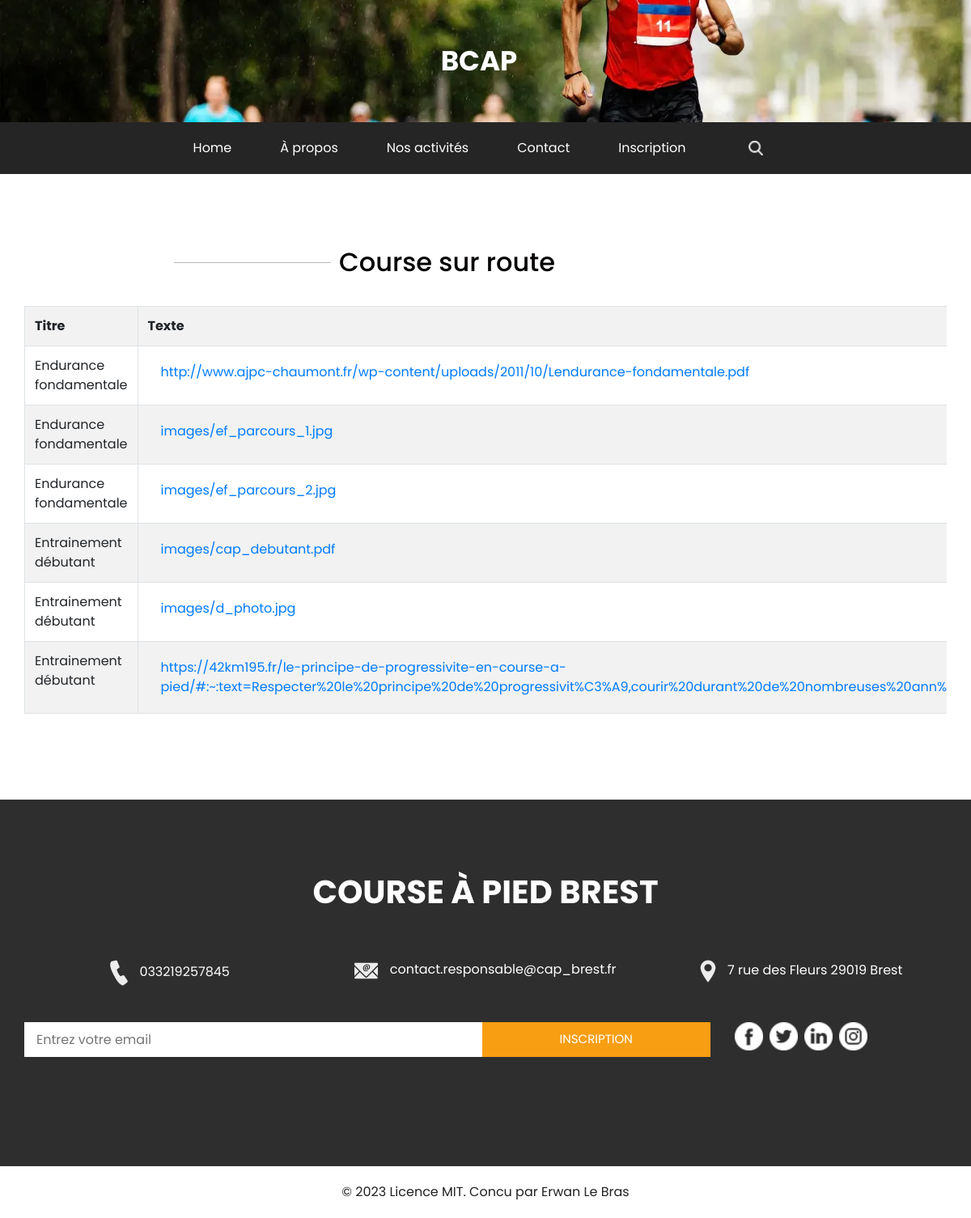
Page /pad.php?code=XXDRx83ac5z37fU on the committed database.
### tables this page shows
CREATE TABLE `t_pad_pad` (
  `pad_id` int(11) NOT NULL,
  `pad_code` char(15) NOT NULL,
  `pad_intitule` varchar(100) NOT NULL,
  `pad_date` date NOT NULL,
  `pad_description` varchar(500) NOT NULL,
  `pad_fichier_image` varchar(300) NOT NULL,
  `pad_etat` char(1) NOT NULL
);

CREATE TABLE `t_configuration_conf` (
  `conf_id` int(11) NOT NULL,
  `conf_nom` varchar(60) NOT NULL,
  `conf_description` varchar(500) NOT NULL,
  `conf_mot` varchar(500) NOT NULL,
  `conf_adresse_postale` varchar(150) NOT NULL,
  `conf_mail` varchar(200) NOT NULL,
  `conf_numero_telephone` char(12) NOT NULL
);

### pad.php (the view, shortened to what this page needs)
<!DOCTYPE html>
<html>
<head>
  <link rel="stylesheet" type="text/css"
    href="https://cdnjs.cloudflare.com/ajax/libs/OwlCarousel2/2.1.3/assets/owl.carousel.min.css" />
  <link rel="stylesheet" type="text/css" href="css/bootstrap.css" />
  <link href="css/style.css" rel="stylesheet" />
  <link href="css/responsive.css" rel="stylesheet" />
</head>
<body class="sub_page">
  <?php
  $mysqli = new mysqli('localhost', 'root', '', 'padlet');
  $requete = "SELECT * FROM t_configuration_conf;";
  $result1 = $mysqli->query($requete);
  $conf = $result1->fetch_assoc();
  ?>
  <div class="hero_area">
    <div class="brand_box">
      <a class="navbar-brand" href="index.php">
        <span>
          BCAP
        </span>
      </a>
    </div>
  </div>
  <section class="nav_section">
    <div class="container">
      <div class="custom_nav2">
        <nav class="navbar navbar-expand custom_nav-container ">
          <div class="collapse navbar-collapse" id="navbarSupportedContent">
            <div class="d-flex  flex-column flex-lg-row align-items-center">
              <ul class="navbar-nav  ">
                <li class="nav-item active">
                  <a class="nav-link" href="index.php">Home <span class="sr-only">(current)</span></a>
                </li>
                <li class="nav-item">
                  <a class="nav-link" href="about.html">À propos </a>
                </li>
                <li class="nav-item">
                  <a class="nav-link" href="activite.php">Nos activités </a>
                </li>
                <li class="nav-item">
                  <a class="nav-link" href="contact.html">Contact</a>
                </li>
                <li class="nav-item">
                  <a class="nav-link" href="inscription.php">Inscription</a>
              </ul>
              <form class="form-inline my-2 my-lg-0 ml-0 ml-lg-4 mb-3 mb-lg-0">
                <button class="btn  my-2 my-sm-0 nav_search-btn" type="submit"></button>
              </form>
            </div>
          </div>
        </nav>
      </div>
    </div>
  </section>
  <section class="contact_section layout_padding">
    <div class="offset-lg-2 col-md-10 offset-md-1">
      <div class="heading_container">
        <hr>
        <h2>
          <?php
            if(isset($_GET['code'])){
              $pad_code = $_GET['code'];
              $requete_pad = 'SELECT pad_intitule, pad_fichier_image FROM t_pad_pad WHERE pad_code ='.'"'.$pad_code.'"'.';';
              $requete = "SELECT pad_intitule, at_intitule, rsc_chemin, at_date, GROUP_CONCAT(DISTINCT cpt_pseudo SEPARATOR ', ') as cpt_pseudo FROM t_animation_an JOIN t_pad_pad USING(pad_id) JOIN t_atelier_at USING(pad_id) JOIN t_ressource_rsc USING(at_id) WHERE pad_code="."'$pad_code'"." AND pad_etat = 'P' GROUP BY rsc_id;";
              $result = $mysqli->query($requete);
              $result_pad = $mysqli->query($requete_pad);
              if ($result == false)
              {
                echo "Error: La requête a echoué \n";
                echo "Errno: " . $mysqli->errno . "\n";
                echo "Error: " . $mysqli->error . "\n";
                exit();
                } else
                {
                  $pad_code = $result_pad->fetch_assoc();
                  echo($pad_code['pad_intitule']);
                }
                }
                else {
                  echo ("Vous avez oublié le paramètre !");
                  exit();
                }
			    ?>
        </h2>
      </div>
    </div>
    <div class="container">
      <?php
        echo('<div class="table-responsive">');
        echo ('<table class="table table-striped table-bordered"><tr><th>Titre</th><th>Texte</th><th>Pseudo</th><th>Date</th></tr>');
        while ($atelier = $result->fetch_assoc()) {
          echo ('<tr>');
          echo ('<td>' . $atelier['at_intitule'] . '</td><td><a class="nav-link" href='.$atelier['rsc_chemin'].' target="_blank">'.$atelier['rsc_chemin'].' </a></td><td>'.$atelier['cpt_pseudo'].'</td><td>'.$atelier['at_date'].'</td>');
          echo ('</tr>');
        }
        echo ('</table>');
        echo('</div>');
			?>
    </div>
  </section>
  <section class="info_section layout_padding">
    <div class="container">
      <div class="info_logo">
        <h2>
          <?php
          echo ($conf['conf_nom']);
          ?>
        </h2>
      </div>
      <div class="info_contact">
        <div class="row">
          <div class="col-md-4">
            <a href="">
              <img src="images/call.png" alt="">
              <span>
                <?php
                echo ($conf['conf_numero_telephone']);
                ?>
              </span>
            </a>
          </div>
          <div class="col-md-4">
            <a href="">
              <img src="images/mail.png" alt="">
              <span>
                <?php
                echo ($conf['conf_mail']);
                ?>
              </span>
            </a>
          </div>
          <div class="col-md-4">
            <a href="">
              <img src="images/location.png" alt="">
              <span>
                <?php
                echo ($conf['conf_adresse_postale']);
                ?>
              </span>
            </a>
          </div>
        </div>
      </div>
      <div class="row">
        <div class="col-md-8 col-lg-9">
          <div class="info_form">
            <form action="">
              <input type="text" placeholder="Entrez votre email">
              <button>
                Inscription
              </button>
            </form>
          </div>
        </div>
        <div class="col-md-4 col-lg-3">
          <div class="info_social">
            <div>
              <a href="">
                <img src="images/facebook-logo-button.png" alt="">
              </a>
            </div>
            <div>
              <a href="">
                <img src="images/twitter-logo-button.png" alt="">
              </a>
            </div>
            <div>
              <a href="">
                <img src="images/linkedin.png" alt="">
              </a>
            </div>
            <div>
              <a href="">
                <img src="images/instagram.png" alt="">
              </a>
            </div>
          </div>
        </div>
      </div>
    </div>
  </section>
  <section class="container-fluid footer_section">
    <p>
      &copy; <span id="displayYear"></span> <a href="licence.md">Licence MIT. Concu par Erwan Le Bras</a>
    </p>
  </section>
  <?php
  exit();
  ?>

### css/style.css (style rules this page uses)
body { font-family: "Poppins", sans-serif; color: #040000; background-color: #ffffff; }
.layout_padding { padding: 90px 0; }
.sub_page .brand_box { position: relative; background-image: url(../images/cap6.jpeg); padding: 45px 0; }
.sub_page .nav_section { margin-top: 0; background-color: #252525; }
.brand_box { position: absolute; top: 0; left: 0; z-index: 9; width: 100%; display: -webkit-box; display: -ms-flexbox; display: flex; -webkit-box-pack: center; -ms-flex-pack: center; justify-content: center; }
.brand_box .navbar-brand span { font-size: 34px; font-weight: bold; color: #ffffff; text-transform: uppercase; }
a, a:hover, a:focus { text-decoration: none; }
.btn, .btn:focus { outline: none !important; -webkit-box-shadow: none; box-shadow: none; }
.custom_nav-container { z-index: 99999; padding: 15px 0; }
.custom_nav-container .nav_search-btn { margin: auto; }
.nav_section { margin-top: -32px; }
.nav_section .custom_nav2 .custom_nav-container { padding: 10px 0; background-color: #252525; border-radius: 5px; }
.nav_section .custom_nav2 .custom_nav-container .navbar-nav .nav-item .nav-link { padding: 10px 30px; color: #ffffff; text-align: center; position: relative; }
.nav_section .custom_nav2 #navbarSupportedContent { -webkit-box-pack: center; -ms-flex-pack: center; justify-content: center; }
.nav_section .custom_nav-container .nav_search-btn { background-image: url(../images/search-icon.png); background-size: 18px; background-repeat: no-repeat; width: 35px; height: 35px; padding: 0; border: none; margin: 0 40px 0 15px; background-position: center; }
.contact_section { position: relative; }
.contact_section .heading_container { display: -webkit-box; display: -ms-flexbox; display: flex; -webkit-box-align: center; -ms-flex-align: center; align-items: center; margin-bottom: 35px; }
.contact_section .heading_container hr { width: 20%; height: 1px; border: none; margin: 0; margin-right: 10px; background-color: #b7b7b7; }
.contact_section .heading_container h2 { margin: 0; }
.info_section { background-color: #2e2e2e; color: #ffffff; }
.info_section .info_logo h2 { font-size: 2.5rem; text-align: center; text-transform: uppercase; font-weight: bold; }
.info_section .info_contact { margin-top: 60px; margin-bottom: 45px; }
.info_section .info_contact .col-md-4 { display: -webkit-box; display: -ms-flexbox; display: flex; -webkit-box-pack: center; -ms-flex-pack: center; justify-content: center; }
.info_section .info_contact a { color: #ffffff; }
.info_section .info_contact img { max-width: 100%; margin-right: 10px; }
.info_section .info_form { margin: 0 auto; margin-bottom: 45px; }
.info_section .info_form form { display: -webkit-box; display: -ms-flexbox; display: flex; -webkit-box-align: center; -ms-flex-align: center; align-items: center; }
.info_section .info_form form input { background-color: #ffffff; border: none; -webkit-box-flex: 2.5; -ms-flex: 2.5; flex: 2.5; outline: none; color: #000000; min-height: 42.4px; padding-left: 15px; }
.info_section .info_form form input ::placeholder { color: #ffffff; opacity: 0.2; }
.info_section .info_form form button { -webkit-box-flex: 1; -ms-flex: 1; flex: 1; display: inline-block; padding: 9px 30px; background-color: #f89e12; border: 1px solid #f89e12; color: #ffffff; font-size: 15px; text-transform: uppercase; }
.info_section .info_social { display: -webkit-box; display: -ms-flexbox; display: flex; }
.info_section .info_social img { width: 35px; margin-right: 8px; }
.footer_section { background-color: #ffffff; padding: 20px 15px; }
.footer_section p { margin: 0; text-align: center; color: #222222; }
.footer_section a { color: #222222; }

### css/responsive.css (style rules this page uses)
@media (min-width: 1200px) { .container { max-width: 1170px; } }

### rows in the picture
t_pad_pad: pad_intitule "Course sur route"
t_configuration_conf: conf_nom "COURSE À PIED BREST", conf_numero_telephone "033219257845", conf_mail "contact.responsable@cap_brest.fr", conf_adresse_postale "7 rue des Fleurs 29019 Brest"

### other values in the picture
$atelier['at_intitule'] "Endurance fondamentale"
$atelier['rsc_chemin'] "http://www.ajpc-chaumont.fr/wp-content/uploads/2011/10/Lendurance-fondamentale.pdf"
$atelier['rsc_chemin'] "images/ef_parcours_1.jpg"
$atelier['rsc_chemin'] "images/ef_parcours_2.jpg"
$atelier['at_intitule'] "Entrainement débutant"
$atelier['rsc_chemin'] "images/cap_debutant.pdf"
$atelier['rsc_chemin'] "images/d_photo.jpg"
